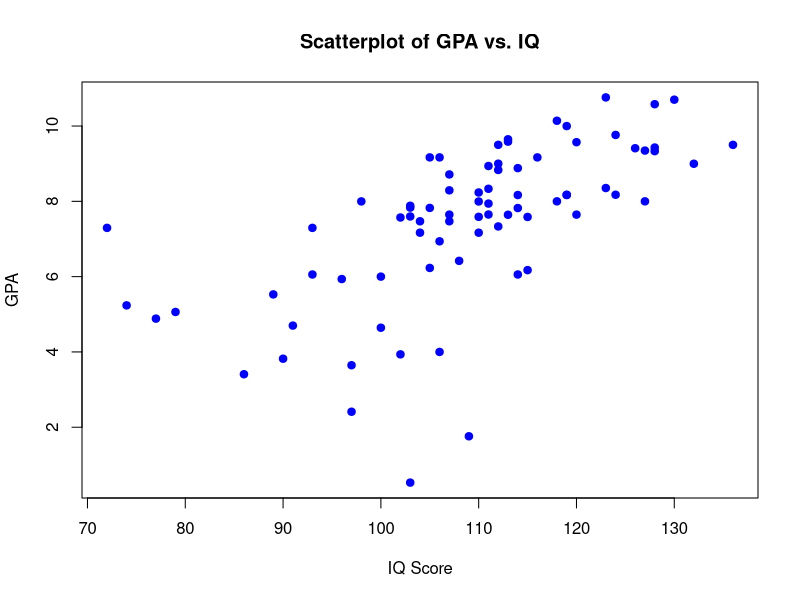

Write R code to recreate this figure.
#Load Dataset
gpa_iq<- read.csv("gpa_iq.csv", stringsAsFactors = FALSE)

#Clean Dataset
gpa_iq$obs <- 1:78

#Statistical analysis
max(gpa_iq$gpa)
max(gpa_iq$iq)

min(gpa_iq$gpa)
min(gpa_iq$iq)

mean(gpa_iq$gpa)
mean(gpa_iq$iq)

length(which(gpa_iq$gender==1))
length(which(gpa_iq$gender==2))

mean(gpa_iq$gpa)
sd(gpa_iq$gpa)

mean(gpa_iq$iq)
sd(gpa_iq$iq)

#Pearson Test with significance

print(cor.test(gpa_iq$gpa,gpa_iq$iq, method = "pearson"))

#Plotting Scatterplot graph

plot(x = gpa_iq$iq, y = gpa_iq$gpa,
     main = "Scatterplot of GPA vs. IQ",  
     xlab = "IQ Score",                  
     ylab = "GPA",                       
     pch = 19,                           
     col = "blue")
# 